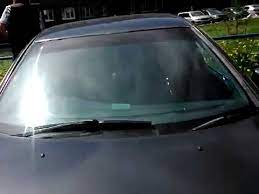
#> input picture test_image4.jpg, 259 x 194 px
$ python '1 Блик.py'
#> lines starting #> are read from the running program, lines starting #| are printed output that depends on the picture
import cv2

from PIL import Image, ImageDraw, ImageFont

# Загрузка изображения
image = cv2.imread('test_image4.jpg')
#> image is the input picture: shape (194, 259, 3); mean B, G, R 82.7, 78.6, 71.4

print(f"size image:{image.shape}")
#| size image:(194, 259, 3)

# Размеры изображения (большое окно)
X, Y = image.shape[0], image.shape[1]
#> X = 194; Y = 259


# фунция принимающая на вход координаты начала окна и возвращающая по трем каналам RGB среднюю яркость
def func(x, y, image):

    # Размер скользящего окна от x до width по горизонтали и от y до height по вертикали / (маленькое окно)
    width = 38 # 1024/8
    height = 51 # 768/8

    # Выделение прямоугольной части изображения
    window = image[x:x+width, y:y+height]

    # Разделение прямоугольной части на каналы RGB
    red_channel = window[:,:,2]
    green_channel = window[:,:,1]
    blue_channel = window[:,:,0]

    # Вычисление средней яркости каждого канала
    red = red_channel.mean()
    green = green_channel.mean()
    blue = blue_channel.mean()

    '''
    print(f"\nloc: {[x, x+width]} {[y, y+height]}")
    print("Red channel:", red)
    print("Green channel:", green)
    print("Blue channel:", blue)
    '''
    return red, green, blue

# функция для рисования, размещения блоков окна вход переменные точек прямоугольника выход
def ddrw(s_draw, s):

    img = Image.open("test_image4.jpg")

    # Создание объекта для рисования
    draw = ImageDraw.Draw(img)

    text_number = -1
    # Рисование прямоугольников
    for i in s_draw:
        draw.rectangle([(i[3], i[1]), (i[2], i[0])], outline="red")
        text_number+=1
        # Определяем координаты и параметры текста
        text = "n:" + str(text_number) + "\nb:" + str(round(s[text_number]//1))
        #text = str(text_number)
        text_color = (5, 41, 245)
        text_font = ImageFont.truetype("tahoma.ttf", 10)
        x_min, y_min, x_max, y_max = draw.textbbox(xy=(i[0],i[2]), text=text, font=text_font)
        #(x_min, y_min, x_max, y_max)

        # Рисуем текст по центру прямоугольника
        draw.text((((y_min+y_max)//2), ((x_min+x_max)//2)), text, font=text_font, fill=text_color)


    # Сохранение измененного изображения
    img.save("new_image.jpg")

s = []
drawing_point = []
for i in range(5):
    for j in range(5):
        a, b = 38*i, 51*j
        obj = func(a, b, image)
        s.append(sum(obj))
        #print(s[-1])


        drawing_point.append([a, 38*(i+1), b, 51*(j+1)])
#> this loop made 5 passes
#> pass 1, in func, `window = image[x:x+width, y:y+height]`:
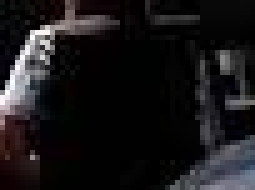
#> window: shape (38, 51, 3) (shown 5 times larger); mean B, G, R 25.1, 23.5, 25.3
#> pass 1, in func, `red_channel = window[:,:,2]`:
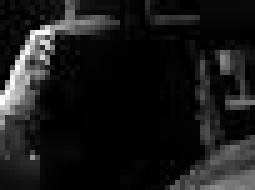
#> red_channel: shape (38, 51) (shown 5 times larger); min 0, max 255, mean 25.3
#> pass 1, in func, `blue_channel = window[:,:,0]`:
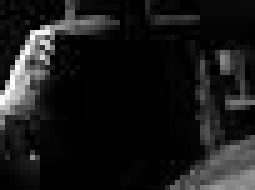
#> blue_channel: shape (38, 51) (shown 5 times larger); min 0, max 255, mean 25.1
#> after the loop, drawing_point = 25 items, first 6: [0, 38, 0, 51], [0, 38, 51, 102], [0, 38, 102, 153], [0, 38, 153, 204], [0, 38, 204, 255], [38, 76, 0, 51]; s = 25 values, max 679.4 at index 10, min 73.83 at index 0, mean 234.4

ddrw(drawing_point, s)
#> the loop in ddrw, `for i in s_draw:` made 1 pass
#> after the loop in ddrw, `for i in s_draw:`: text_number = -1
#> (the run stopped early here; a loop or call above may not have finished)
